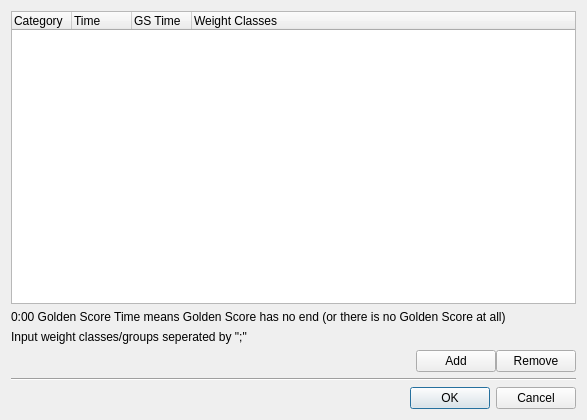
<?xml version="1.0" encoding="UTF-8"?>
<ui version="4.0">
 <class>ContestCategoryManagerDlg</class>
 <widget class="QDialog" name="ContestCategoryManagerDlg">
  <property name="geometry">
   <rect>
    <x>0</x>
    <y>0</y>
    <width>587</width>
    <height>420</height>
   </rect>
  </property>
  <property name="windowTitle">
   <string>Manage Contest Categories</string>
  </property>
  <property name="windowIcon">
   <iconset resource="ipponboard.qrc">
    <normaloff>:/res/icons/category.png</normaloff>:/res/icons/category.png</iconset>
  </property>
  <property name="modal">
   <bool>true</bool>
  </property>
  <layout class="QVBoxLayout" name="verticalLayout" stretch="0,0,0,0,0,0">
   <item>
    <widget class="QTreeWidget" name="treeWidget_classes">
     <property name="mouseTracking">
      <bool>false</bool>
     </property>
     <property name="editTriggers">
      <set>QAbstractItemView::DoubleClicked</set>
     </property>
     <property name="showDropIndicator" stdset="0">
      <bool>false</bool>
     </property>
     <property name="alternatingRowColors">
      <bool>true</bool>
     </property>
     <property name="selectionBehavior">
      <enum>QAbstractItemView::SelectRows</enum>
     </property>
     <property name="indentation">
      <number>0</number>
     </property>
     <property name="rootIsDecorated">
      <bool>false</bool>
     </property>
     <property name="itemsExpandable">
      <bool>false</bool>
     </property>
     <attribute name="headerDefaultSectionSize">
      <number>60</number>
     </attribute>
     <column>
      <property name="text">
       <string>Category</string>
      </property>
      <property name="toolTip">
       <string>The name of the category</string>
      </property>
     </column>
     <column>
      <property name="text">
       <string>Time</string>
      </property>
      <property name="toolTip">
       <string>Round Time</string>
      </property>
      <property name="textAlignment">
       <set>AlignLeading|AlignVCenter</set>
      </property>
     </column>
     <column>
      <property name="text">
       <string>GS Time</string>
      </property>
      <property name="toolTip">
       <string>Golden Score Time</string>
      </property>
      <property name="statusTip">
       <string/>
      </property>
     </column>
     <column>
      <property name="text">
       <string>Weight Classes</string>
      </property>
      <property name="toolTip">
       <string>The weight classes (separated by semicolons)</string>
      </property>
     </column>
    </widget>
   </item>
   <item>
    <widget class="QLabel" name="label">
     <property name="font">
      <font>
       <family>Segoe UI</family>
       <pointsize>9</pointsize>
      </font>
     </property>
     <property name="text">
      <string>0:00 Golden Score Time means Golden Score has no end (or there is no Golden Score at all)</string>
     </property>
    </widget>
   </item>
   <item>
    <widget class="QLabel" name="label_2">
     <property name="font">
      <font>
       <family>Segoe UI</family>
       <pointsize>9</pointsize>
      </font>
     </property>
     <property name="text">
      <string>Input weight classes/groups seperated by &quot;;&quot;</string>
     </property>
    </widget>
   </item>
   <item>
    <layout class="QHBoxLayout" name="horizontalLayout">
     <property name="spacing">
      <number>0</number>
     </property>
     <property name="rightMargin">
      <number>0</number>
     </property>
     <item>
      <spacer name="horizontalSpacer">
       <property name="orientation">
        <enum>Qt::Horizontal</enum>
       </property>
       <property name="sizeHint" stdset="0">
        <size>
         <width>40</width>
         <height>20</height>
        </size>
       </property>
      </spacer>
     </item>
     <item>
      <widget class="QPushButton" name="pushButton_add">
       <property name="toolTip">
        <string>Add a new category</string>
       </property>
       <property name="text">
        <string>Add</string>
       </property>
       <property name="icon">
        <iconset resource="ipponboard.qrc">
         <normaloff>:/res/icons/add.png</normaloff>:/res/icons/add.png</iconset>
       </property>
      </widget>
     </item>
     <item>
      <widget class="QPushButton" name="pushButton_remove">
       <property name="toolTip">
        <string>Remove the currently selected weight class</string>
       </property>
       <property name="text">
        <string>Remove</string>
       </property>
       <property name="icon">
        <iconset resource="ipponboard.qrc">
         <normaloff>:/res/icons/delete.png</normaloff>:/res/icons/delete.png</iconset>
       </property>
       <property name="autoDefault">
        <bool>true</bool>
       </property>
      </widget>
     </item>
    </layout>
   </item>
   <item>
    <widget class="Line" name="line">
     <property name="orientation">
      <enum>Qt::Horizontal</enum>
     </property>
    </widget>
   </item>
   <item>
    <widget class="QDialogButtonBox" name="buttonBox">
     <property name="orientation">
      <enum>Qt::Horizontal</enum>
     </property>
     <property name="standardButtons">
      <set>QDialogButtonBox::Cancel|QDialogButtonBox::Ok</set>
     </property>
    </widget>
   </item>
  </layout>
 </widget>
 <resources>
  <include location="ipponboard.qrc"/>
 </resources>
 <connections>
  <connection>
   <sender>buttonBox</sender>
   <signal>accepted()</signal>
   <receiver>ContestCategoryManagerDlg</receiver>
   <slot>accept()</slot>
   <hints>
    <hint type="sourcelabel">
     <x>248</x>
     <y>254</y>
    </hint>
    <hint type="destinationlabel">
     <x>157</x>
     <y>274</y>
    </hint>
   </hints>
  </connection>
  <connection>
   <sender>buttonBox</sender>
   <signal>rejected()</signal>
   <receiver>ContestCategoryManagerDlg</receiver>
   <slot>reject()</slot>
   <hints>
    <hint type="sourcelabel">
     <x>316</x>
     <y>260</y>
    </hint>
    <hint type="destinationlabel">
     <x>286</x>
     <y>274</y>
    </hint>
   </hints>
  </connection>
 </connections>
</ui>
